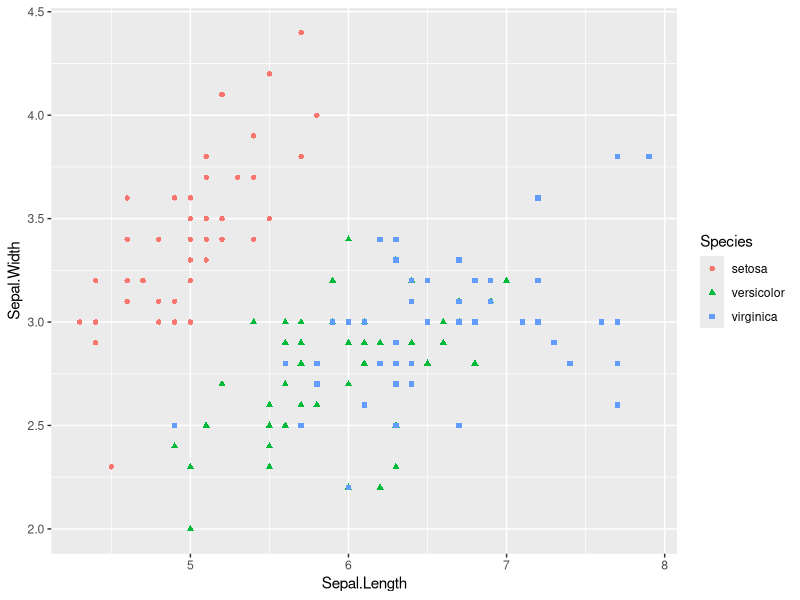

This figure's R source:
## ---- chunk 1
library(tidyverse)
ggplot(iris)+
  geom_point(aes(x = Sepal.Length,
                 y = Sepal.Width,
                 shape = Species,
                 col = Species))
## ---- chunk 2
who %>% 
  pivot_longer(cols = new_sp_m014:newrel_f65,
               names_to = "Diagnosis",
               values_to = "Value") %>% 
  filter(country == "India" & year == 2002) %>% 
  arrange(desc(Value))
